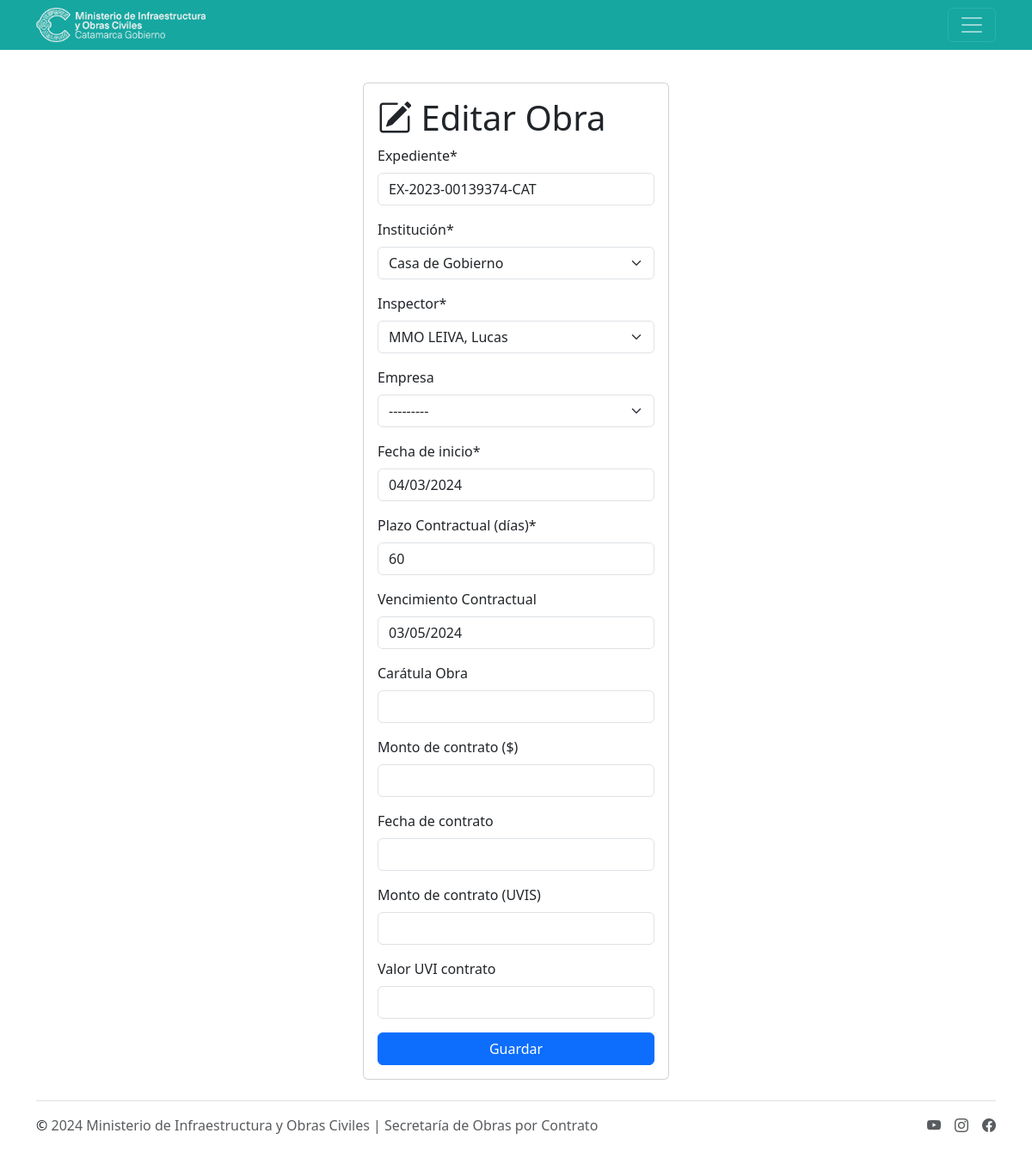
The app's page /soc/obras/6/editar/ (signed in) with its own data.
### mioc/models.py (models this page shows, shortened)
class Obras(models.Model):
    id = models.BigAutoField(
        auto_created=True, primary_key=True, serialize=False, verbose_name='ID')
    expedientes = models.CharField(max_length=30, verbose_name='Expediente')
    codObra = models.CharField(
        max_length=200, verbose_name='Cod. Obra', editable=False, blank=True, null=True)
    institucion = models.ForeignKey(
        Instituciones, on_delete=models.CASCADE, verbose_name='Institución')
    inspector = models.ForeignKey(
        Inspectores, on_delete=models.CASCADE, verbose_name='Inspector')
    empresa = models.ForeignKey(
        Empresas, on_delete=models.CASCADE, verbose_name='Empresa', blank=True, null=True)
    inicio = models.DateField(verbose_name='Fecha de inicio')
    uvi = models.ForeignKey(Uvis, on_delete=models.CASCADE,
                            verbose_name='Uvi', editable=False, blank=True, null=True)
    plazo = models.IntegerField(verbose_name='Plazo Contractual (días)')
    vencimiento_contractual = models.DateField(
        verbose_name='Vencimiento Contractual', blank=True, null=True)
    nombre_obra = models.CharField(
        max_length=250, verbose_name='Carátula Obra', null=True, blank=True)
    monto_contrato = models.FloatField(
        verbose_name='Monto de contrato ($)', blank=True, null=True)
    fecha_cotrato = models.DateField(
        verbose_name='Fecha de contrato', blank=True, null=True)
    monto_uvi = models.FloatField(
        verbose_name='Monto de contrato (UVIS)', blank=True, null=True)
    valor_uvi_contrato = models.FloatField(
        verbose_name='Valor UVI contrato', blank=True, null=True)
    class Meta:
        verbose_name = 'Obra'
        verbose_name_plural = 'Obras'
        ordering = ['institucion']

### mioc/views.py (the view, shortened to what this page needs)
# urls.py: path('obras/<int:pk>/editar/',login_required(views.editar_obra), name='editar_obra'),
def editar_obra(request, pk):
    obra = get_object_or_404(Obras, pk=pk)
    if request.method == 'GET':
        form = ObraFormAll(instance=obra)
        return render(request, 'obra_editar.html', {
            'form': form
        })

### mioc/forms.py
class ObraFormAll(ModelForm):
    class Meta:
        model = Obras
        fields = '__all__'

### mioc/models.py (called while the page is built)
    def __str__(self):
        return self.name

    def __str__(self):
        return self.name

    def __str__(self):
        return self.fullname

### mioc/templates/obra_editar.html (shortened to what this page needs)
{% extends 'layouts/base.html' %}
{% block content %}
{% load crispy_forms_tags %}
<main class="container">
    <div class="row">
        <div class="col-md-4 offset-md-4 mt-5">
            <form method="POST" class="card card-body">
                <h1><i class="bi bi-pencil-square"></i> Editar Obra</h1>
                {{form|crispy }}
                <button class="btn btn-primary">
                    Guardar
                </button>
            </form>
        </div>
    </div>
</main>
{% endblock %}

### records on screen
Obras: expedientes "EX-2023-00139374-CAT", institucion "Casa de Gobierno", inspector "MMO LEIVA, Lucas", empresa "---------", inicio "04/03/2024", plazo "60", vencimiento_contractual "03/05/2024"
